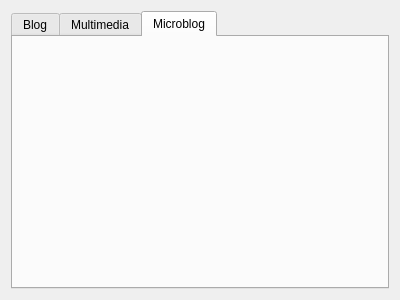
<?xml version="1.0" encoding="UTF-8"?>
<ui version="4.0">
 <class>Scrapbook</class>
 <widget class="QWidget" name="Scrapbook">
  <property name="geometry">
   <rect>
    <x>0</x>
    <y>0</y>
    <width>400</width>
    <height>300</height>
   </rect>
  </property>
  <property name="windowTitle">
   <string>Form</string>
  </property>
  <layout class="QVBoxLayout" name="verticalLayout">
   <item>
    <widget class="QTabWidget" name="tabWidget">
     <property name="currentIndex">
      <number>2</number>
     </property>
     <widget class="QWidget" name="tab">
      <attribute name="title">
       <string>Blog</string>
      </attribute>
     </widget>
     <widget class="QWidget" name="tab_2">
      <attribute name="title">
       <string>Multimedia</string>
      </attribute>
     </widget>
     <widget class="QWidget" name="tab_3">
      <attribute name="title">
       <string>Microblog</string>
      </attribute>
     </widget>
    </widget>
   </item>
  </layout>
 </widget>
 <resources/>
 <connections/>
</ui>
